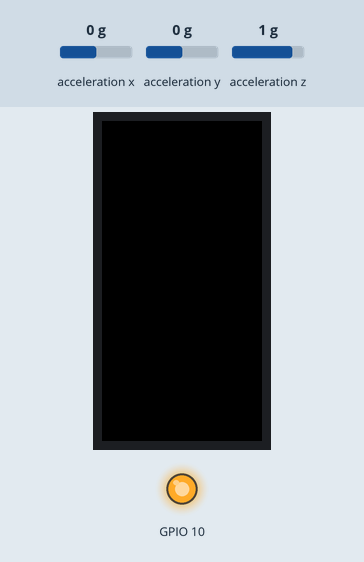
Simulated run of this sketch. Board: ESP32. On the bench: 160×80 colour display, output pins drawn as LEDs (lit = HIGH). The inputs (shaded band) are chosen by the test bench; at power-on: acceleration x 0 g, acceleration y 0 g, acceleration z 1 g. Nothing arrives over Bluetooth unless stated; a phone connects over Bluetooth LE 3 s after start; what the sketch prints to the serial monitor is not drawn.

Above: at 1.3 s.
1.4 s: acceleration x set to -1.4 g
At 3.0 s:
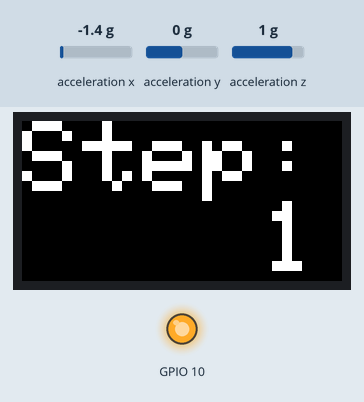
Timing chart, 0 to 4.5 s (numbered marks = the images above; inputs shaded):
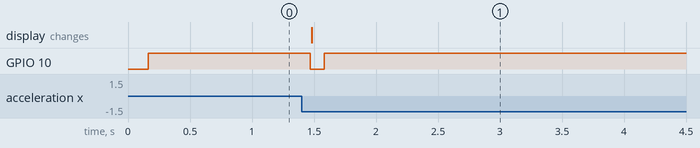

Measured:
- after the input at 1.4 s, GPIO 10: HIGH → LOW after 0.07 s, → HIGH 0.11 s later; the display: changes after 0.08 s (image 1)

The sketch:

reBoundBlockerWalker.ino
```cpp
/*
   Based on Neil Kolban example for IDF: https://github.com/nkolban/esp32-snippets/blob/master/cpp_utils/tests/BLE%20Tests/SampleScan.cpp
   Ported to Arduino ESP32 by pcbreflux

   Based on AmbientDataInc work for Arduino: https://github.com/AmbientDataInc/EnvSensorBleGw/blob/master/src/envSensor_esp32/BLE_BME280_bcast/BLE_BME280_bcast.ino
*/

#include <M5StickC.h>
#include "BLEDevice.h"
#include "BLEServer.h"
#include "BLEUtils.h"
//#include "esp_sleep.h"
//#include <Wire.h>

static uint8_t seq; // sequence number for advertisement

// Variables for step counter
int step = 0;
float total = 0;
int count = 0;
float avg = 1.1;
float width = avg / 10;
boolean state = false;
boolean old_state = false;
int old_time = 0;

void setAdvData(BLEAdvertising *pAdvertising) {
  BLEAdvertisementData oAdvertisementData = BLEAdvertisementData();

  oAdvertisementData.setFlags(0x06); // BR_EDR_NOT_SUPPORTED | LE General Discoverable Mode

  std::string strServiceData = "";
  strServiceData += (char)0x06;   // Length of data
  strServiceData += (char)0xff;   // AD Type 0xFF: Manufacturer specific data
  strServiceData += (char)0xff;   // Test manufacture ID low byte
  strServiceData += (char)0xff;   // Test manufacture ID high byte
  strServiceData += (char)seq;                  // Sequence number
  strServiceData += (char)(step & 0xff);        // step low byte
  strServiceData += (char)((step >> 8) & 0xff); // step high byte

  oAdvertisementData.addData(strServiceData);
  pAdvertising->setAdvertisementData(oAdvertisementData);
}

void setup() {
  M5.begin();

  // Improve battery life.
  M5.Axp.ScreenBreath(8);
  //setCpuFrequencyMhz(10);

  // Display setting
  M5.Lcd.setRotation(1);
  M5.Lcd.fillScreen(BLACK);
  M5.Lcd.setTextSize(5);

  // IMU & LED
  M5.IMU.Init();
  pinMode(M5_LED, OUTPUT);

  Serial.begin(115200);
}

void loop() {
  // Accelerometer value for x,y,z axis.
  float accX = 0;
  float accY = 0;
  float accZ = 0;

  // Get accel.
  M5.IMU.getAccelData(&accX, &accY, &accZ);
  float accel = sqrt(accX * accX + accY * accY + accZ * accZ);

  // Calibration for average acceleration.
  if (count < 100) {
    total += accel;
    count += 1;
  } else {
    avg = total / count;
    width = avg / 10;
    total = avg;
    count = 1;
  }

  // When current accel. is ...
  if (accel > avg + width) {
    state = true;
  } else if (accel < avg - width) {
    state = false;
  }

  // Count up step.
  if (!old_state && state) {
    step += 1;
    digitalWrite(M5_LED, LOW);  // led on

    // Display step
    M5.Lcd.setCursor(0, 0);
    M5.Lcd.printf("Step:\n");
    M5.Lcd.printf("%5d\n", step);
    Serial.printf("Step:%5d\n", step);
  } else {
    digitalWrite(M5_LED, HIGH); // led off
  }
  old_state = state;

  delay(100);

  if (millis() - old_time > 5 * 1000 || old_time > millis()) {
    BLEDevice::init("reBoundBlocker");
    BLEServer *pServer = BLEDevice::createServer();

    BLEAdvertising *pAdvertising = pServer->getAdvertising();
    setAdvData(pAdvertising);

    pAdvertising->start();
    // Serial.println("Advertizing started...");
    delay(0.1 * 1000);
    pAdvertising->stop();

    seq++;
    delay(0.1 * 1000);

    old_time = millis();
  }
}
```
